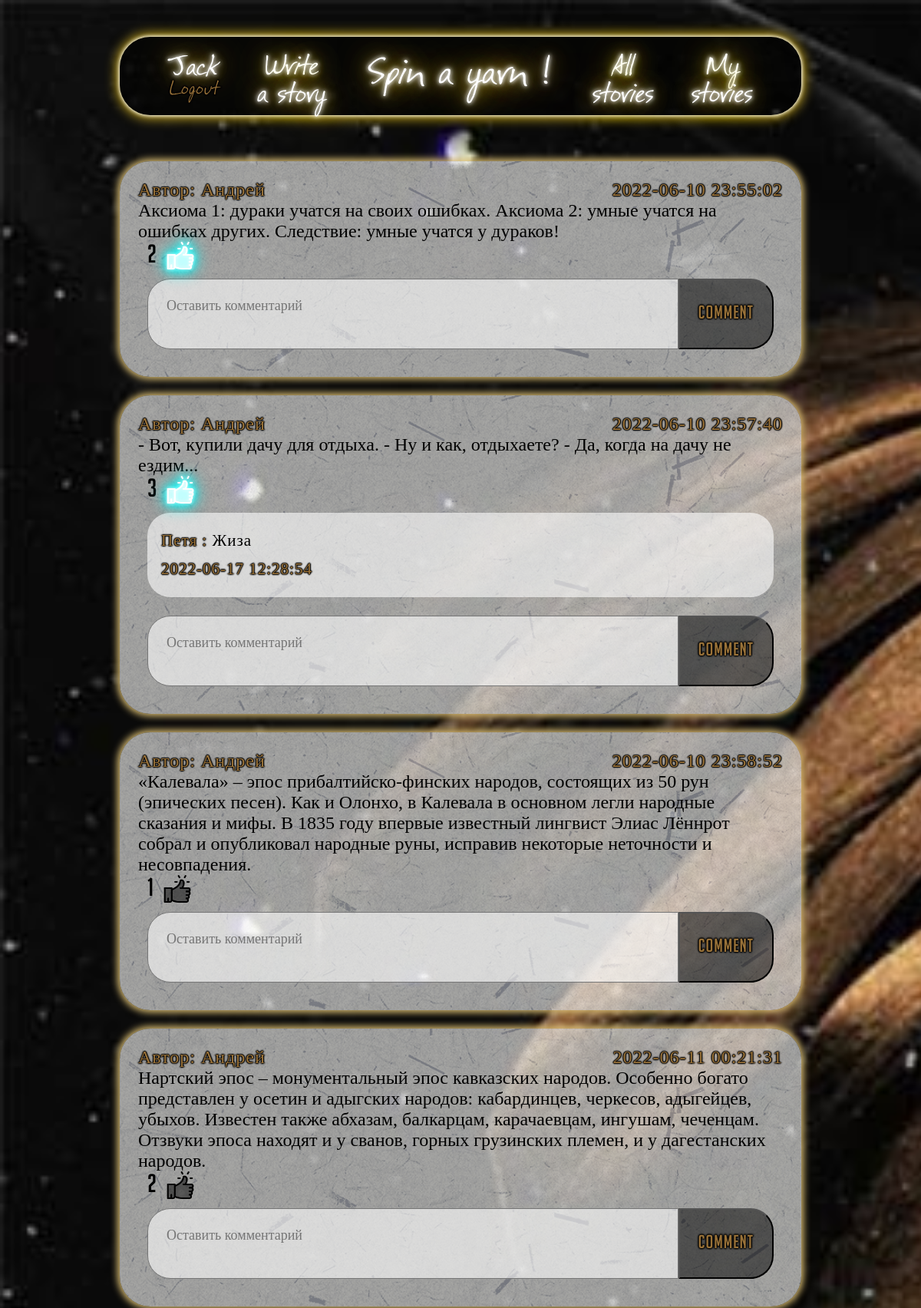
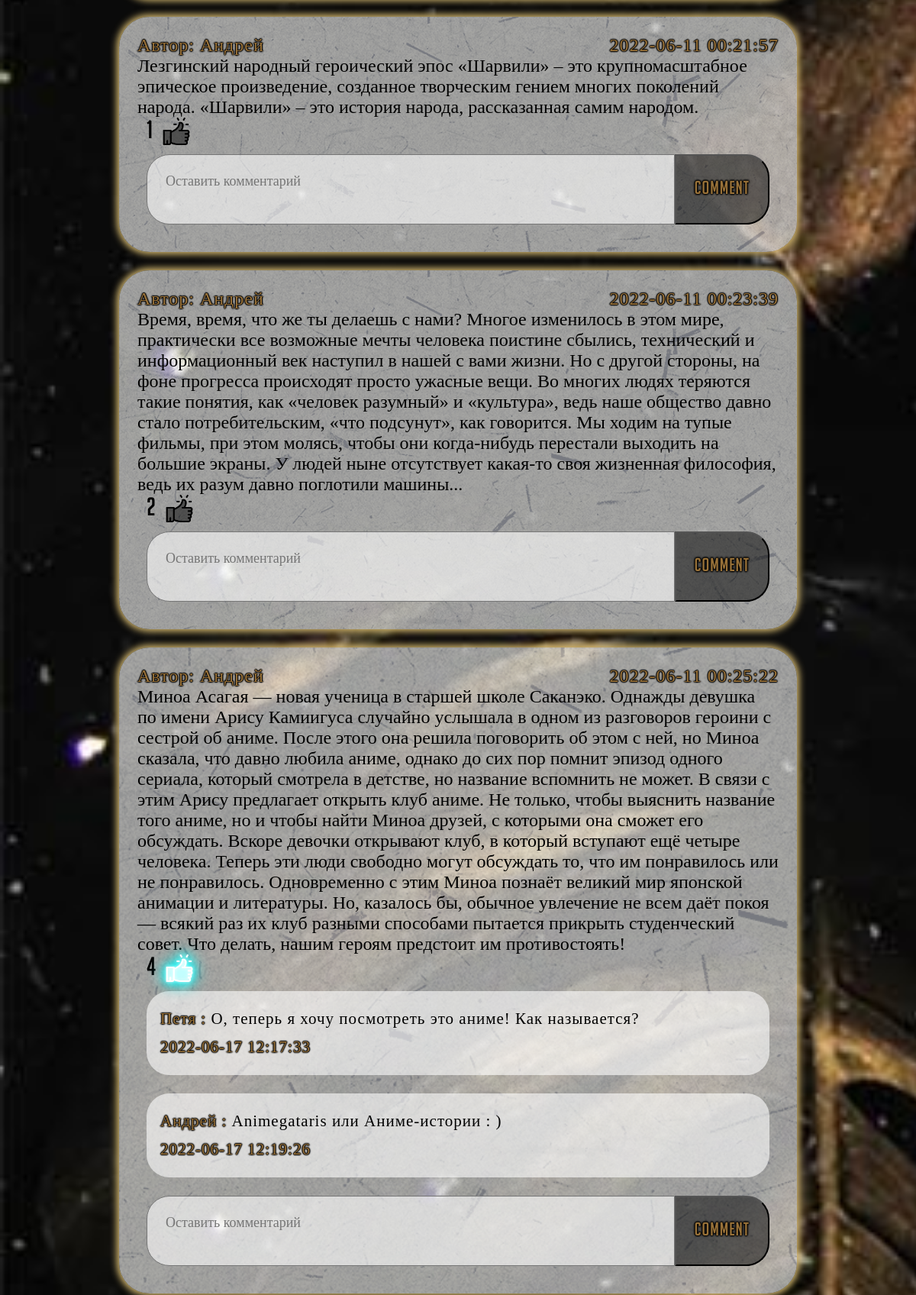
The app's page /posts/Андрей (signed in, upper part) with its own data (2 pictures, top to bottom).
### website/models.py (models this page shows)
class User(db.Model, UserMixin):
    id = db.Column(db.Integer, primary_key=True)
    email = db.Column(db.String(150), unique=True)
    username = db.Column(db.String(150), unique=True)
    password = db.Column(db.String(150))
    date_created = db.Column(db.DateTime(timezone=True), default=func.now())
    posts = db.relationship('Post', backref='user', passive_deletes=True)
    comments = db.relationship('Comment', backref='user', passive_deletes=True)
    likes = db.relationship('Like', backref='user', passive_deletes=True)

class Post(db.Model):
    id = db.Column(db.Integer, primary_key=True)
    text = db.Column(db.Text, nullable=False)
    date_created = db.Column(db.DateTime(timezone=True), default=func.now())
    author = db.Column(db.Integer, db.ForeignKey('user.id', ondelete="CASCADE"), nullable=False)
    rubric = db.Column(db.String, nullable=False)
    comments = db.relationship('Comment', backref='post', passive_deletes=True)
    likes = db.relationship('Like', backref='post', passive_deletes=True)

class Comment(db.Model):
    id = db.Column(db.Integer, primary_key=True)
    text = db.Column(db.String(200), nullable=False)
    date_created = db.Column(db.DateTime(timezone=True), default=func.now())
    author = db.Column(db.Integer, db.ForeignKey('user.id', ondelete="CASCADE"), nullable=False)
    post_id = db.Column(db.Integer, db.ForeignKey('post.id', ondelete="CASCADE"), nullable=False)

### website/views.py (the view)
@views.route("/posts/<username>")
@login_required
def posts(username):
    user = User.query.filter_by(username=username).first()
    if not user:
        flash('Нет пользователя с таким именем')
        return redirect(url_for('views.home'))
    posts = user.posts
    return render_template("user_posts.html", user=current_user, posts=posts, username=username)

### website/__init__.py (called while the page is built)
def create_app():
    app = Flask(__name__)
    app.config['SECRET_KEY'] = "helloworld"
    app.config['SQLALCHEMY_DATABASE_URI'] = f'sqlite:///{DB_NAME}'
    db.init_app(app)
    from .views import views
    from .auth import auth
    app.register_blueprint(views, url_prefix="/")
    app.register_blueprint(auth, url_prefix="/")
    from .models import User, Post, Comment, Like
    create_database(app)
    login_manager = LoginManager()
    login_manager.login_view = "auth.login"
    login_manager.init_app(app)
    @login_manager.user_loader
    def load_user(id):
        return User.query.get(int(id))
    return app

### website/templates/user_posts.html (shortened to what this page needs)
{% extends "base.html" %}
{% block content %}
{%for post in posts %}
<div class="post">
    <div class="string">
        <p>Автор: {{ post.user.username }} </p>
        <p> {{ post.date_created }} </p>
    </div>
    {{ post.text }}
    <div class="likes">
        <p id="likes-count-{{post.id}}">{{ post.likes|length }}</p>
        {% if user.id in post.likes|map(attribute="author")|list %}
        <img src="{{url_for('static', filename='css/assets/like.png')}}" class="liked" id="like-button-{{post.id}}" onclick="like( {{post.id}} )">
        {% else %}
        <img src="{{url_for('static', filename='css/assets/like.png')}}" class="unliked" id="like-button-{{post.id}}" onclick="like( {{post.id}} )">
        {% endif %}
    </div>
    {% for comment in post.comments %}
    <div class="comment">
        <div class="comment_text">
           <p>{{ comment.user.username }} : <span> {{ comment.text }} </span></p>
            <p> {{ comment.date_created }} </p>
        </div>
    </div>
    {% endfor %}
    <form method="POST" action="/create_comment/{{post.id}}" class="comment_form">
        <textarea type="text" id="text" name="text" placeholder="Оставить комментарий"></textarea>
        <button type="submit" class="btn3">Comment</button>
    </form>
</div>
{% endfor %}
{% endblock %}

### website/templates/base.html (shortened to what this page needs)
<!DOCTYPE html>
<html lang="en">
<head>
	<link rel="stylesheet" href="{{url_for('static', filename='css/style.css')}}">
</head>
<body>
    <div class="wall">
        <div class="header">
            <div class="header_panel">
                {% if user.is_authenticated %}
                <div class="doubles_tring">
                    <h4>{{ user.username }}</h4>
                    <a href="/logout"><p>Logout</p></a>
                </div>
                {% endif %}
                <a href="/create_post"><div class="doubles_tring">
                    <h3>Write</h3>
                    <h3>a story</h3>
                </div></a>
            </div>
            <div class="header_panel">
                {% if user.is_authenticated %}
                <a href="/home"><h2>Spin a yarn !</h2></a>
                {% else %}
                <a href="/home"><h1>Spin a yarn !</h1></a>
                {% endif %}
            </div>
            <div class="header_panel">
                <a href="/stories"><div class="doubles_tring">
                    <h3>All</h3>
                    <h3>stories</h3>
                </div></a>
                {% if user.is_authenticated %}
                <a href="/posts/{{ user.username }}"><div class="doubles_tring">
                    <h3>My</h3>
                    <h3>stories</h3>
                </div></a>
                {% endif %}
            </div>
        </div>
        <div class="content">
            {% block content %}{% endblock %}
        </div>
    </div>
</body>
</html>

### website/static/css/style.css (style rules this page uses)
* { margin: 0; padding: 0; }
a:-webkit-any-link { text-decoration: none; }
a:any-link { text-decoration: none; }
body { will-change: transform; background: url(assets/bg.jpg) no-repeat; background-size: cover; background-attachment: fixed; }
.wall { margin: 4vw 13vw; }
.header { height: 4.5vw; padding: 2vw 3vw; display: flex; background-color: rgba(0, 0, 0, 0.6); justify-content: space-around; box-shadow: 0 0 5px 1px #fff, 0 0 15px 4px #d1af22; border-radius: 40px; width: fill-available; width: -webkit-fill-available; width: -moz-available; }
.header_panel { display: flex; flex-grow: 0.3; justify-content: inherit; align-items: center; text-align: center; }
.doubles_tring { display: flex; flex-direction: column; text-align: center; justify-content: center; align-items: center; padding: 1vw; }
.header h2, h3, h4 { font: normal 4vw 'festus'; margin: auto 0vw; color: #fff; outline: none; text-decoration: none; text-shadow: 0 0 5px #fff, 0 0 10px #fff, 0 0 22px #d1af22, 0 0 42px #d1af22, 0 0 65px #d1af22; }
.header h3, h4 { font: normal 3vw 'festus'; margin: auto 0vw; height: 3vw; }
.header p { font: normal 2vw 'festus'; }
.content { height: fit-content; margin: 5vw 0vw; }
.entrance h1, p { color: #997239; letter-spacing: 1px; text-shadow: 1px 0 1.5px #000, 0 1px 1.5px #000, -1px 0 1.5px #000, 0 -1px 1.5px #000, 0 0 2px #000; }
.rules p, span { font: normal 2.5vw 'BigNoodleTitlingCyr'; color: #997239; margin: 0.75vw 0vw; letter-spacing: 1px; text-shadow: 1px 0 2px #000, 0 1px 2px #000, -1px 0 2px #000, 0 -1px 2px #000, 0 0 3px #000; }
.reg_form h1, h2 { color: #997239; margin: 0.75vw 0vw; letter-spacing: 1px; text-shadow: 1px 0 2px #000, 0 1px 2px #000, -1px 0 2px #000, 0 -1px 2px #000, 0 0 3px #000; }
.post { background: url(assets/bg_w.png) no-repeat; background-size: cover; width: -webkit-fill-available; height: fit-content; box-shadow: 0 0 10px 3px #d7bb71; border-radius: 40px; margin: 2vw 0vw; padding: 2vw; font: normal 2vw 'Ropa sans pro'; display: flex; flex-direction: column; }
.string { display: flex; justify-content: space-between; }
.likes { display: flex; align-items: center; }
.likes p { font: normal 2.75vw 'BigNoodleTitlingCyr'; color: #000; text-shadow: none; margin: 0vw 1vw; }
.likes img { width: 3vw; }
.liked { filter: invert(1) drop-shadow(0 0 2px #fff) drop-shadow(0 0 5px #00Ffff) drop-shadow(0 0 10px #00Ffff); }
.comment_form { display: flex; margin: 1vw; }
.comment_form textarea { width: -webkit-fill-available; height: -webkit-fill-available; background-color: rgba(255, 255, 255, 0.6); border-radius: 30px 0px 0px 30px; resize: none; padding: 2vw; font: normal 1.5vw 'Ropa sans pro'; }
.btn3 { background-color: rgba(0, 0, 0, 0.5); border-radius: 0px 30px 30px 0px; text-align: center; font: normal 2vw 'BigNoodleTitlingCyr'; padding: 0.5vw 2vw; color: #997239; letter-spacing: 1px; text-shadow: 1px 0 2px #000, 0 1px 2px #000, -1px 0 2px #000, 0 -1px 2px #000, 0 0 3px #000; }
.comment { width: -webkit-fill-available; background-color: rgba(255, 255, 255, 0.6); border-radius: 30px; display: flex; flex-direction: column; margin: 1vw; padding: 1.5vw; font: normal 1.75vw 'Ropa sans pro'; }
.comment_text { display: flex; flex-direction: column; }
.comment p { color: #997239; margin: 0.5vw 0vw; letter-spacing: 1px; text-shadow: 1px 0 1.5px #000, 0 1px 1.5px #000, -1px 0 1.5px #000, 0 -1px 1.5px #000, 0 0 2px #000; }
.comment span { color: #000; text-shadow: none; font: normal 1.75vw 'Ropa sans pro'; }

### records on screen
User: username "Jack"
Post: user.username "Андрей", date_created "2022-06-10 23:55:02", text "Аксиома 1: дураки учатся на своих ошибках. Аксиома 2: умные учатся на ошибках других. Следствие: умные учатся у дураков!", likes|length "2"
Post: user.username "Андрей", date_created "2022-06-10 23:57:40", text "- Вот, купили дачу для отдыха. - Ну и как, отдыхаете? - Да, когда на дачу не ездим...", likes|length "3"
Comment: user.username "Петя", text "Жиза", date_created "2022-06-17 12:28:54"
Post: user.username "Андрей", date_created "2022-06-10 23:58:52", text "«Калевала» – эпос прибалтийско-финских народов, состоящих из 50 рун (эпических песен). Как и Олонхо, в Калевала в основном легли народные сказания и мифы. В 1835 году впервые известный лингвист Элиас Лённрот собрал и опубликовал народные руны, исправив некоторые неточности и несовпадения.", likes|length "1"
Post: user.username "Андрей", date_created "2022-06-11 00:21:31", text "Нартский эпос – монументальный эпос кавказских народов. Особенно богато представлен у осетин и адыгских народов: кабардинцев, черкесов, адыгейцев, убыхов. Известен также абхазам, балкарцам, карачаевцам, ингушам, чеченцам. Отзвуки эпоса находят и у сванов, горных грузинских племен, и у дагестанских народов.", likes|length "2"
Post: user.username "Андрей", date_created "2022-06-11 00:21:57", text "Лезгинский народный героический эпос «Шарвили» – это крупномасштабное эпическое произведение, созданное творческим гением многих поколений народа. «Шарвили» – это история народа, рассказанная самим народом.", likes|length "1"
Post: user.username "Андрей", date_created "2022-06-11 00:23:39", text "Время, время, что же ты делаешь с нами? Многое изменилось в этом мире, практически все возможные мечты человека поистине сбылись, технический и информационный век наступил в нашей с вами жизни. Но с другой стороны, на фоне прогресса происходят просто ужасные вещи. Во многих людях теряются такие понятия, как «человек разумный» и «культура», ведь наше общество давно стало потребительским, «что подсунут», как говорится. Мы ходим на тупые фильмы, при этом молясь, чтобы они когда-нибудь перестали выходить на большие экраны. У людей ныне отсутствует какая-то своя жизненная философия, ведь их разум давно поглотили машины...", likes|length "2"
Post: user.username "Андрей", date_created "2022-06-11 00:25:22", text "Миноа Асагая — новая ученица в старшей школе Саканэко. Однажды девушка по имени Арису Камиигуса случайно услышала в одном из разговоров героини с сестрой об аниме. После этого она решила поговорить об этом с ней, но Миноа сказала, что давно любила аниме, однако до сих пор помнит эпизод одного сериала, который смотрела в детстве, но название вспомнить не может. В связи с этим Арису предлагает открыть клуб аниме. Не только, чтобы выяснить название того аниме, но и чтобы найти Миноа друзей, с которыми она сможет его обсуждать. Вскоре девочки открывают клуб, в который вступают ещё четыре человека. Теперь эти люди свободно могут обсуждать то, что им понравилось или не понравилось. Одновременно с…", likes|length "4"
Comment: user.username "Петя", text "О, теперь я хочу посмотреть это аниме! Как называется?", date_created "2022-06-17 12:17:33"
Comment: user.username "Андрей", text "Animegataris или Аниме-истории : )", date_created "2022-06-17 12:19:26"
